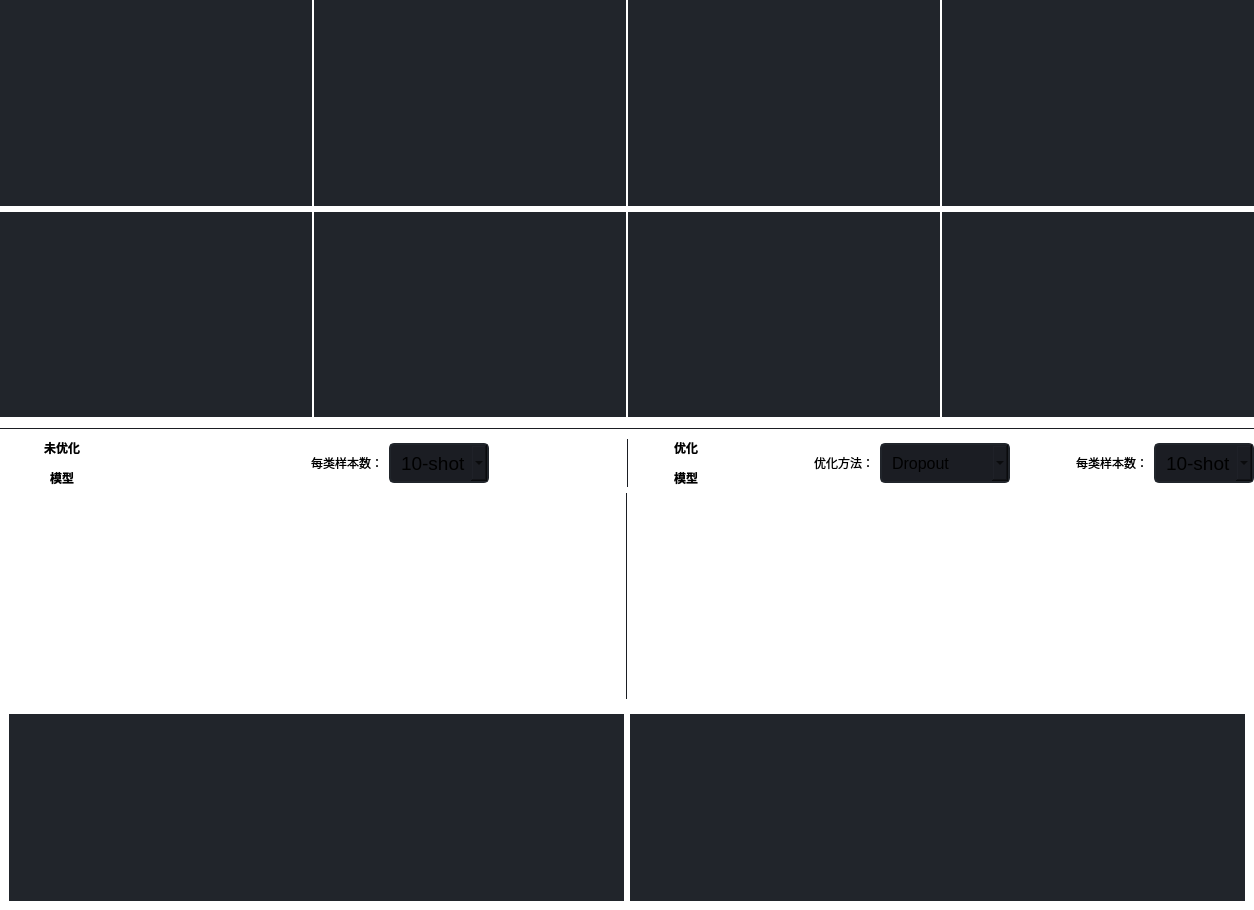
         <widget class="QWidget" name="contents_op">
          <property name="geometry">
           <rect>
            <x>0</x>
            <y>0</y>
            <width>1254</width>
            <height>910</height>
           </rect>
          </property>
          <property name="layoutDirection">
           <enum>Qt::LeftToRight</enum>
          </property>
          <property name="styleSheet">
           <string notr="true">background: transparent;</string>
          </property>
          <layout class="QVBoxLayout" name="verticalLayout_2">
           <property name="leftMargin">
            <number>0</number>
           </property>
           <property name="topMargin">
            <number>0</number>
           </property>
           <property name="rightMargin">
            <number>0</number>
           </property>
           <property name="bottomMargin">
            <number>0</number>
           </property>
           <item>
            <layout class="QHBoxLayout" name="horizontalLayout_29">
             <property name="spacing">
              <number>2</number>
             </property>
             <item>
              <layout class="QHBoxLayout" name="horizontalLayout_33">
               <item>
                <widget class="QLabel" name="pic_op_data_1">
                 <property name="styleSheet">
                  <string notr="true">background-color: rgb(33, 37, 43);</string>
                 </property>
                 <property name="text">
                  <string/>
                 </property>
                 <property name="alignment">
                  <set>Qt::AlignCenter</set>
                 </property>
                </widget>
               </item>
              </layout>
             </item>
             <item>
              <layout class="QHBoxLayout" name="horizontalLayout_32">
               <item>
                <widget class="QLabel" name="pic_op_data_2">
                 <property name="styleSheet">
                  <string notr="true">background-color: rgb(33, 37, 43);</string>
                 </property>
                 <property name="text">
                  <string/>
                 </property>
                 <property name="alignment">
                  <set>Qt::AlignCenter</set>
                 </property>
                </widget>
               </item>
              </layout>
             </item>
             <item>
              <layout class="QHBoxLayout" name="horizontalLayout_73">
               <item>
                <widget class="QLabel" name="pic_op_data_3">
                 <property name="styleSheet">
                  <string notr="true">background-color: rgb(33, 37, 43);</string>
                 </property>
                 <property name="text">
                  <string/>
                 </property>
                 <property name="alignment">
                  <set>Qt::AlignCenter</set>
                 </property>
                </widget>
               </item>
              </layout>
             </item>
             <item>
              <layout class="QHBoxLayout" name="horizontalLayout_31">
               <item>
                <widget class="QLabel" name="pic_op_data_4">
                 <property name="styleSheet">
                  <string notr="true">background-color: rgb(33, 37, 43);</string>
                 </property>
                 <property name="text">
                  <string/>
                 </property>
                 <property name="alignment">
                  <set>Qt::AlignCenter</set>
                 </property>
                </widget>
               </item>
              </layout>
             </item>
            </layout>
           </item>
           <item>
            <layout class="QHBoxLayout" name="horizontalLayout_34">
             <property name="spacing">
              <number>2</number>
             </property>
             <item>
              <layout class="QHBoxLayout" name="horizontalLayout_36">
               <item>
                <widget class="QLabel" name="pic_op_data_5">
                 <property name="styleSheet">
                  <string notr="true">background-color: rgb(33, 37, 43);</string>
                 </property>
                 <property name="text">
                  <string/>
                 </property>
                 <property name="alignment">
                  <set>Qt::AlignCenter</set>
                 </property>
                </widget>
               </item>
              </layout>
             </item>
             <item>
              <layout class="QHBoxLayout" name="horizontalLayout_74">
               <item>
                <widget class="QLabel" name="pic_op_data_6">
                 <property name="styleSheet">
                  <string notr="true">background-color: rgb(33, 37, 43);</string>
                 </property>
                 <property name="text">
                  <string/>
                 </property>
                 <property name="alignment">
                  <set>Qt::AlignCenter</set>
                 </property>
                </widget>
               </item>
              </layout>
             </item>
             <item>
              <layout class="QHBoxLayout" name="horizontalLayout_35">
               <item>
                <widget class="QLabel" name="pic_op_data_7">
                 <property name="styleSheet">
                  <string notr="true">background-color: rgb(33, 37, 43);</string>
                 </property>
                 <property name="text">
                  <string/>
                 </property>
                 <property name="alignment">
                  <set>Qt::AlignCenter</set>
                 </property>
                </widget>
               </item>
              </layout>
             </item>
             <item>
              <layout class="QHBoxLayout" name="horizontalLayout_37">
               <item>
                <widget class="QLabel" name="pic_op_data_8">
                 <property name="styleSheet">
                  <string notr="true">background-color: rgb(33, 37, 43);</string>
                 </property>
                 <property name="text">
                  <string/>
                 </property>
                 <property name="alignment">
                  <set>Qt::AlignCenter</set>
                 </property>
                </widget>
               </item>
              </layout>
             </item>
            </layout>
           </item>
           <item>
            <widget class="QLabel" name="label_6">
             <property name="maximumSize">
              <size>
               <width>16777215</width>
               <height>10</height>
              </size>
             </property>
             <property name="styleSheet">
              <string notr="true">color: rgb(27, 30, 35);</string>
             </property>
             <property name="frameShape">
              <enum>QFrame::HLine</enum>
             </property>
             <property name="frameShadow">
              <enum>QFrame::Plain</enum>
             </property>
             <property name="lineWidth">
              <number>1</number>
             </property>
             <property name="text">
              <string/>
             </property>
            </widget>
           </item>
           <item>
            <layout class="QHBoxLayout" name="horizontalLayout_9">
             <item>
              <layout class="QHBoxLayout" name="horizontalLayout_17">
               <item>
                <layout class="QHBoxLayout" name="horizontalLayout_18">
                 <item>
                  <widget class="QLabel" name="label_op_base_model">
                   <property name="maximumSize">
                    <size>
                     <width>170</width>
                     <height>16777215</height>
                    </size>
                   </property>
                   <property name="styleSheet">
                    <string notr="true">font: 16pt &quot;微软雅黑&quot;;</string>
                   </property>
                   <property name="text">
                    <string>&lt;html&gt;&lt;head/&gt;&lt;body&gt;&lt;p align=&quot;center&quot;&gt;&lt;span style=&quot; font-weight:700;&quot;&gt;未优化&lt;/span&gt;&lt;/p&gt;&lt;p align=&quot;center&quot;&gt;&lt;span style=&quot; font-weight:700;&quot;&gt;模型&lt;/span&gt;&lt;/p&gt;&lt;/body&gt;&lt;/html&gt;</string>
                   </property>
                   <property name="alignment">
                    <set>Qt::AlignCenter</set>
                   </property>
                  </widget>
                 </item>
                </layout>
               </item>
               <item>
                <layout class="QHBoxLayout" name="horizontalLayout_22">
                 <item>
                  <widget class="QLabel" name="label_7">
                   <property name="text">
                    <string/>
                   </property>
                  </widget>
                 </item>
                </layout>
               </item>
               <item>
                <layout class="QHBoxLayout" name="horizontalLayout_21">
                 <item>
                  <widget class="QLabel" name="label_op_shot_base">
                   <property name="maximumSize">
                    <size>
                     <width>150</width>
                     <height>16777215</height>
                    </size>
                   </property>
                   <property name="styleSheet">
                    <string notr="true">font: 16pt &quot;微软雅黑&quot;;</string>
                   </property>
                   <property name="text">
                    <string>每类样本数：</string>
                   </property>
                   <property name="alignment">
                    <set>Qt::AlignRight|Qt::AlignTrailing|Qt::AlignVCenter</set>
                   </property>
                  </widget>
                 </item>
                </layout>
               </item>
               <item>
                <layout class="QHBoxLayout" name="horizontalLayout_20">
                 <item>
                  <widget class="QComboBox" name="comboBox_op_shot_base">
                   <property name="minimumSize">
                    <size>
                     <width>0</width>
                     <height>40</height>
                    </size>
                   </property>
                   <property name="maximumSize">
                    <size>
                     <width>100</width>
                     <height>16777215</height>
                    </size>
                   </property>
                   <property name="font">
                    <font>
                     <pointsize>14</pointsize>
                     <italic>false</italic>
                     <bold>false</bold>
                    </font>
                   </property>
                   <property name="autoFillBackground">
                    <bool>false</bool>
                   </property>
                   <property name="styleSheet">
                    <string notr="true">background-color: rgb(27, 29, 35);
border-radius: 5px;
border: 2px solid rgb(33, 37, 43);
padding: 5px;
padding-left: 10px;
font: 14pt &quot;Segoe UI&quot;;</string>
                   </property>
                   <property name="iconSize">
                    <size>
                     <width>16</width>
                     <height>16</height>
                    </size>
                   </property>
                   <property name="frame">
                    <bool>true</bool>
                   </property>
                   <item>
                    <property name="text">
                     <string>10-shot</string>
                    </property>
                   </item>
                   <item>
                    <property name="text">
                     <string>20-shot</string>
                    </property>
                   </item>
                   <item>
                    <property name="text">
                     <string>30-shot</string>
                    </property>
                   </item>
                   <item>
                    <property name="text">
                     <string>40-shot</string>
                    </property>
                   </item>
                   <item>
                    <property name="text">
                     <string>50-shot</string>
                    </property>
                   </item>
                   <item>
                    <property name="text">
                     <string>60-shot</string>
                    </property>
                   </item>
                   <item>
                    <property name="text">
                     <string>70-shot</string>
                    </property>
                   </item>
                   <item>
                    <property name="text">
                     <string>80-shot</string>
                    </property>
                   </item>
                   <item>
                    <property name="text">
                     <string>90-shot</string>
                    </property>
                   </item>
                   <item>
                    <property name="text">
                     <string>100-shot</string>
                    </property>
                   </item>
                  </widget>
                 </item>
                </layout>
               </item>
               <item>
                <layout class="QHBoxLayout" name="horizontalLayout_19">
                 <item>
                  <widget class="QLabel" name="label_10">
                   <property name="text">
                    <string/>
                   </property>
                  </widget>
                 </item>
                </layout>
               </item>
               <item>
                <layout class="QVBoxLayout" name="layout_op_test_base"/>
               </item>
              </layout>
             </item>
             <item>
              <widget class="QLabel" name="label_9">
               <property name="maximumSize">
                <size>
                 <width>5</width>
                 <height>16777215</height>
                </size>
               </property>
               <property name="styleSheet">
                <string notr="true">color: rgb(27, 30, 35);</string>
               </property>
               <property name="frameShape">
                <enum>QFrame::VLine</enum>
               </property>
               <property name="frameShadow">
                <enum>QFrame::Plain</enum>
               </property>
               <property name="text">
                <string/>
               </property>
              </widget>
             </item>
             <item>
              <layout class="QHBoxLayout" name="horizontalLayout_16">
               <item>
                <layout class="QVBoxLayout" name="verticalLayout_4">
                 <item>
                  <widget class="QLabel" name="label_op_adv_model">
                   <property name="minimumSize">
                    <size>
                     <width>0</width>
                     <height>0</height>
                    </size>
                   </property>
                   <property name="maximumSize">
                    <size>
                     <width>100</width>
                     <height>16777215</height>
                    </size>
                   </property>
                   <property name="styleSheet">
                    <string notr="true">font: 16pt &quot;微软雅黑&quot;;</string>
                   </property>
                   <property name="text">
                    <string>&lt;html&gt;&lt;head/&gt;&lt;body&gt;&lt;p&gt;&lt;span style=&quot; font-weight:700;&quot;&gt;优化&lt;/span&gt;&lt;/p&gt;&lt;p&gt;&lt;span style=&quot; font-weight:700;&quot;&gt;模型&lt;/span&gt;&lt;/p&gt;&lt;/body&gt;&lt;/html&gt;</string>
                   </property>
                   <property name="alignment">
                    <set>Qt::AlignCenter</set>
                   </property>
                  </widget>
                 </item>
                </layout>
               </item>
               <item>
                <layout class="QHBoxLayout" name="horizontalLayout_23">
                 <item>
                  <widget class="QLabel" name="label_op_choice_method">
                   <property name="styleSheet">
                    <string notr="true">font: 16pt &quot;微软雅黑&quot;;</string>
                   </property>
                   <property name="text">
                    <string>优化方法：</string>
                   </property>
                   <property name="alignment">
                    <set>Qt::AlignRight|Qt::AlignTrailing|Qt::AlignVCenter</set>
                   </property>
                  </widget>
                 </item>
                </layout>
               </item>
               <item>
                <layout class="QHBoxLayout" name="horizontalLayout_26">
                 <item>
                  <widget class="QComboBox" name="comboBox_op_method">
                   <property name="minimumSize">
                    <size>
                     <width>130</width>
                     <height>40</height>
                    </size>
                   </property>
                   <property name="maximumSize">
                    <size>
                     <width>100</width>
                     <height>16777215</height>
                    </size>
                   </property>
                   <property name="font">
                    <font>
                     <pointsize>12</pointsize>
                     <italic>false</italic>
                     <bold>false</bold>
                    </font>
                   </property>
                   <property name="autoFillBackground">
                    <bool>false</bool>
                   </property>
                   <property name="styleSheet">
                    <string notr="true">background-color: rgb(27, 29, 35);
border-radius: 5px;
border: 2px solid rgb(33, 37, 43);
padding: 5px;
padding-left: 10px;
font: 12pt &quot;Segoe UI&quot;;</string>
                   </property>
                   <property name="iconSize">
                    <size>
                     <width>16</width>
                     <height>16</height>
                    </size>
                   </property>
                   <property name="frame">
                    <bool>true</bool>
                   </property>
                   <item>
                    <property name="text">
                     <string>Dropout</string>
                    </property>
                   </item>
                   <item>
                    <property name="text">
                     <string>InstanceNrom</string>
                    </property>
                   </item>
                   <item>
                    <property name="text">
                     <string>GroupNorm</string>
                    </property>
                   </item>
                  </widget>
                 </item>
                </layout>
               </item>
               <item>
                <layout class="QHBoxLayout" name="horizontalLayout_25">
                 <item>
                  <widget class="QLabel" name="label_op_shot_adv">
                   <property name="styleSheet">
                    <string notr="true">font: 16pt &quot;微软雅黑&quot;;</string>
                   </property>
                   <property name="text">
                    <string>每类样本数：</string>
                   </property>
                   <property name="alignment">
                    <set>Qt::AlignRight|Qt::AlignTrailing|Qt::AlignVCenter</set>
                   </property>
                  </widget>
                 </item>
                </layout>
               </item>
               <item>
                <layout class="QHBoxLayout" name="horizontalLayout_24">
                 <item>
                  <widget class="QComboBox" name="comboBox_op_shot_adv">
                   <property name="minimumSize">
                    <size>
                     <width>0</width>
                     <height>40</height>
                    </size>
                   </property>
                   <property name="maximumSize">
                    <size>
                     <width>100</width>
                     <height>16777215</height>
                    </size>
                   </property>
                   <property name="font">
                    <font>
                     <pointsize>14</pointsize>
                     <italic>false</italic>
                     <bold>false</bold>
                    </font>
                   </property>
                   <property name="autoFillBackground">
                    <bool>false</bool>
                   </property>
                   <property name="styleSheet">
                    <string notr="true">background-color: rgb(27, 29, 35);
border-radius: 5px;
border: 2px solid rgb(33, 37, 43);
padding: 5px;
padding-left: 10px;
font: 14pt &quot;Segoe UI&quot;;</string>
                   </property>
                   <property name="iconSize">
                    <size>
                     <width>16</width>
                     <height>16</height>
                    </size>
                   </property>
                   <property name="frame">
                    <bool>true</bool>
                   </property>
                   <item>
                    <property name="text">
                     <string>10-shot</string>
                    </property>
                   </item>
                   <item>
                    <property name="text">
                     <string>20-shot</string>
                    </property>
                   </item>
                   <item>
                    <property name="text">
                     <string>30-shot</string>
                    </property>
                   </item>
                   <item>
                    <property name="text">
                     <string>40-shot</string>
                    </property>
                   </item>
                   <item>
                    <property name="text">
                     <string>50-shot</string>
                    </property>
                   </item>
                   <item>
                    <property name="text">
                     <string>60-shot</string>
                    </property>
                   </item>
                   <item>
                    <property name="text">
                     <string>70-shot</string>
                    </property>
                   </item>
                   <item>
                    <property name="text">
                     <string>80-shot</string>
                    </property>
                   </item>
                   <item>
                    <property name="text">
                     <string>90-shot</string>
                    </property>
                   </item>
                   <item>
                    <property name="text">
                     <string>100-shot</string>
                    </property>
                   </item>
                  </widget>
                 </item>
                </layout>
               </item>
               <item>
                <layout class="QHBoxLayout" name="layout_op_test_adv"/>
               </item>
              </layout>
             </item>
            </layout>
           </item>
           <item>
            <layout class="QHBoxLayout" name="horizontalLayout_30">
             <item>
              <layout class="QHBoxLayout" name="layout_op_acc_base"/>
             </item>
             <item>
              <widget class="QLabel" name="label_8">
               <property name="maximumSize">
                <size>
                 <width>5</width>
                 <height>16777215</height>
                </size>
               </property>
               <property name="styleSheet">
                <string notr="true">color: rgb(27, 30, 35);</string>
               </property>
               <property name="frameShape">
                <enum>QFrame::VLine</enum>
               </property>
               <property name="frameShadow">
                <enum>QFrame::Plain</enum>
               </property>
               <property name="text">
                <string/>
               </property>
              </widget>
             </item>
             <item>
              <layout class="QHBoxLayout" name="layout_op_acc_adv"/>
             </item>
            </layout>
           </item>
           <item>
            <widget class="QWidget" name="layout_op_imageShow" native="true">
             <layout class="QHBoxLayout" name="horizontalLayout">
              <item>
               <layout class="QHBoxLayout" name="layout_op_imageShow_1">
                <item>
                 <widget class="QLabel" name="pic_op_matrix1">
                  <property name="styleSheet">
                   <string notr="true">background-color: rgb(33, 37, 43);</string>
                  </property>
                  <property name="text">
                   <string/>
                  </property>
                  <property name="alignment">
                   <set>Qt::AlignCenter</set>
                  </property>
                 </widget>
                </item>
               </layout>
              </item>
              <item>
               <layout class="QHBoxLayout" name="layout_op_imageShow_2">
                <item>
                 <widget class="QLabel" name="pic_op_matrix2">
                  <property name="styleSheet">
                   <string notr="true">background-color: rgb(33, 37, 43);</string>
                  </property>
                  <property name="text">
                   <string/>
                  </property>
                  <property name="alignment">
                   <set>Qt::AlignCenter</set>
                  </property>
                 </widget>
                </item>
               </layout>
              </item>
             </layout>
            </widget>
           </item>
          </layout>
         </widget>
